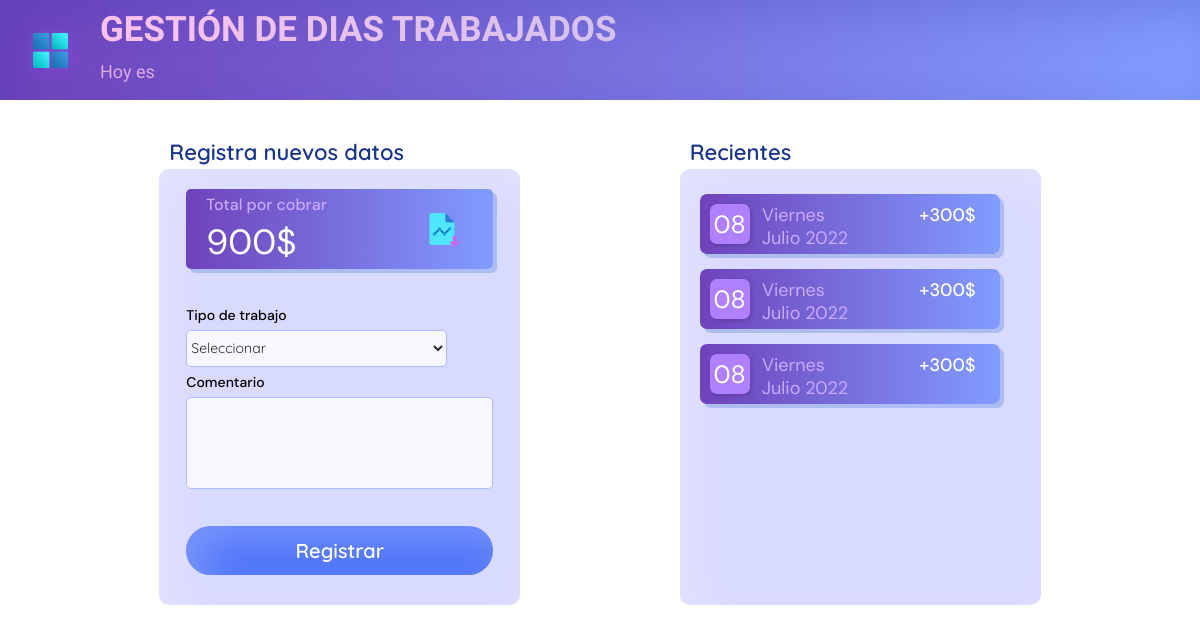
The page / on the database its author committed.
### GestionTrabajosApp/models.py (models this page shows, shortened)
class Salida(models.Model):
    now = datetime.datetime.now()
    id = models.AutoField(primary_key=True)
    Servicio = models.ForeignKey('Servicio', on_delete=models.CASCADE)
    dia = models.CharField(max_length=10, default=datetime.date.today().day)
    weekday = models.CharField(max_length=10, default=translator.translate(str(now.strftime("%A")), dest="es").text)
    mes = models.CharField(max_length=15, default=translator.translate(str(now.strftime("%B")), dest="es").text)
    year = models.CharField(max_length=15, default=translator.translate(str(datetime.date.today().year), dest="es").text)
    monto = models.IntegerField()
    total = models.IntegerField(default=conexion.get_total())
    class Meta:
        verbose_name = "Salida"
        verbose_name_plural = "Salidas"

### GestionTrabajosApp/views.py (the view, shortened to what this page needs)
# urls.py: path('', main, name="Main"),
def main(request):
    form = NuevoTrabajo()
    servicio = Servicio.objects.all()
    trabajo = Trabajado.objects.all()
    salida = Salida.objects.all()
    mapping_montos = {
        '': [0, 1],
        'normal': [300, 2],
        'extra': [500, 3],
        'limon': [600, 5],
        'targeta': [500, 4],
    }
    fecha = get_date()
    mapping_servicios = {
        1: "bg_blue",
        2: "bg_green",
        3: "bg_red",
        4: "bg_yellow"
    }
    salida = {
        'fecha': translator.translate(str(fecha), dest="es").text,
        'mensaje': lista,
        'servicios': servicio,
        'trabajos': trabajo,
        'salidas': salida,
        'form': form,
        'total': conexion.get_total(),
    }
    return render(request, 'Home/home.html', salida)

### GestionTrabajosApp/forms.py
class NuevoTrabajo(Form):
    OPCIONES = (('', 'Seleccionar'), ('normal', 'Dia normal'), ('extra', 'Dia extra'), ('limon', 'Dia de limones'), ('targeta', 'Dia de targeta'))
    type = ChoiceField(label='Tipo de trabajo', choices=OPCIONES, required=True)
    comment = CharField(label='Comentario', max_length=500, required=False)

### GestionTrabajosApp/conexion.py (called while the page is built)
    @staticmethod
    def conexion():
        url = "./db.sqlite3"
        try:
            new_conexion = sqlite3.connect(url)
            return new_conexion
        except Exception as ex:
            print(ex)

    def get_total(self):
        res = 0
        sql = """SELECT monto FROM GestionTrabajosApp_salida"""
        nueva_conexion = self.conexion()
        cursor = nueva_conexion.cursor()
        cursor.execute(sql)
        rows = cursor.fetchall()
        nueva_conexion.commit()
        nueva_conexion.close()
        if len(rows):
            for x in range(len(rows[0])):
                for y in range(len(rows)):
                    res += int(rows[y][x])
        else:
            pass
        return res

### GestionTrabajosApp/views.py (called while the page is built)
def get_date():
    semana = now_utc.strftime('%A')
    dia = now_utc.strftime('%d')
    mes = now_utc.strftime('%B')
    fecha = f"{semana} {dia}th of {mes}"
    return fecha

### GestionTrabajosApp/templates/Home/home.html (shortened to what this page needs)
{% extends "Base/base.html" %}
{% load static %}
{% block content %}
<header style="display: flex;">
    <nav class="nav-menu">
        <button><img src="{% static 'GestionTrabajos/images/menu.png'%}" alt="Menu"></button>
        <h1>Gestión de dias Trabajados</h1>
        <span>Hoy es {{fecha}}</span>
    </nav>
</header>
<main>
    <div class="contenedor contenedor-registro">
        <h1>Registra nuevos datos</h1>
        <div class="sub-contenedor">
            <div class="cobrar-total">
                <h3>Total por cobrar</h3>
                <span>{{total}}$</span>
                <img src="{% static 'GestionTrabajos/images/download Graph.png' %}" alt="#">
            </div>
            <form action="/" method="POST">
                <h3>Tipo de trabajo</h3>
                {{form.type}}
                <br>
                <h3>Comentario</h3>
                {{form.comment}}
                <input type="submit" onclick="alertar()" value="Registrar" name="registrar" class="submit-button">
            </form>
        </div>
    </div>
    <div class="contenedor contenedor-vista">
        <h1>Recientes</h1>
        <div class="sub-contenedor">
            <section class="muestra-recientes">
               <ul>
                    {% for salida in salidas %}
                        <li class="{{color}}">
                            <span class="dia">{{salida.dia}}</span>
                            <span class="weekday">{{salida.weekday}}</span>
                            <span class="fecha">{{salida.mes}} {{salida.year}}</span>
                            <span class="monto">+{{salida.monto}}$</span>
                        </li>
                    {% endfor %}
                </ul>
            </section>
        </div>
    </div>
</main>
{% endblock %}

### GestionTrabajosApp/templates/Base/base.html (shortened to what this page needs)
<!DOCTYPE html>
<html lang="es">
<head>
    {% load static %}
    <link rel="stylesheet" href="{% static 'GestionTrabajos/css/estilos.css' %}">
</head>
<body>
    {% block content %}
    {% endblock %}
</body>
</html>

### rows shown on the page
Salida: dia "08", weekday "Viernes", mes "Julio", year "2022", monto "300"
Salida: dia "08", weekday "Viernes", mes "Julio", year "2022", monto "300"
Salida: dia "08", weekday "Viernes", mes "Julio", year "2022", monto "300"

### other values the page prints
{{ total }} "900"
